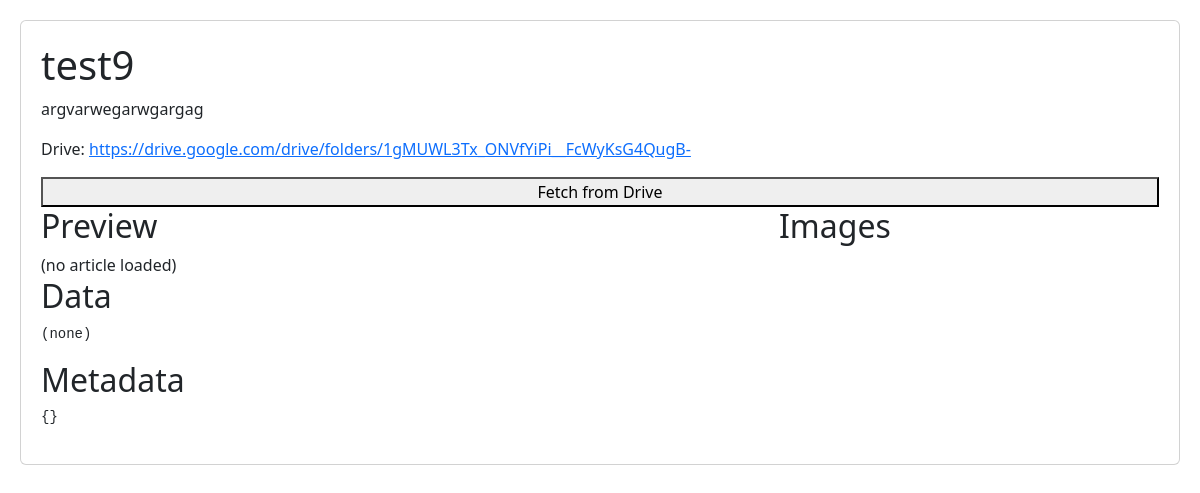
The app's page /packages/test9/ with its own data.
### packages/models.py (models this page shows, shortened)
class Package(models.Model):
    CATEGORY_PRIME = 'prime'
    CATEGORY_FLATPAGES = 'flatpages'
    CATEGORY_ALUMNI = 'alumni'
    CATEGORY_CHOICES = [
        (CATEGORY_PRIME, 'Prime'),
        (CATEGORY_FLATPAGES, 'Flatpages'),
        (CATEGORY_ALUMNI, 'Alumni'),
    ]
    slug = models.SlugField(max_length=255, unique=True, help_text='The article slug (e.g. sports.mbb.oregon)')
    description = models.TextField(blank=True)
    google_drive_url = models.URLField(blank=True, help_text="(Optional) Link to the Google Drive folder. We'll generate one if left blank.")
    google_drive_id = models.CharField(max_length=128, blank=True)
    publish_date = models.DateField(null=True, blank=True)
    last_fetched_date = models.DateTimeField(null=True, blank=True)
    category = models.CharField(max_length=32, choices=CATEGORY_CHOICES, default=CATEGORY_PRIME)
    created_at = models.DateTimeField(auto_now_add=True)
    cached_article_preview = models.TextField(blank=True, default='')
    images = models.JSONField(default=dict, blank=True)
    data = models.JSONField(default=dict, blank=True)
    processing = models.BooleanField(default=False)
    class Meta:
        ordering = ['-publish_date', 'slug']

### packages/package_views.py (the view)
# urls.py: path('packages/<slug:slug>/', package_views.package_detail, name='package_detail'),
def package_detail(request, slug):
    try:
        pkg = Package.objects.get(slug=slug)
    except Package.DoesNotExist:
        return HttpResponseNotFound('Package not found')
    """ This part below will persist the cached data for the template to use directly

    Send the cached data so the template can preload without extra fetches

    Also check the package_fetch function below to get the idea """
    initial_payload = {
        'slug': pkg.slug,
        'article': pkg.cached_article_preview or '',
        'aml_files': pkg.data or {},
        'data': pkg.data or {},
        'images': _format_images(pkg.images),
    }
    return render(request, 'packages/package_view.html', {
        'package': pkg,
        'initial_payload': initial_payload, # initial_payload will check for cached fields in the slug
    })

### packages/package_views.py (called while the page is built, shortened)
def _format_images(images_data):
    if not images_data:
        return []

### templates/packages/package_view.html (shortened to what this page needs)
{% extends "packages/base.html" %} {% block content %}
<h1>{{ package.slug }}</h1>
<p>{{ package.description }}</p>
<p>
  Drive:
  <a href="{{ package.google_drive_url }}" target="_blank"
    >{{ package.google_drive_url }}</a
  >
</p>
<button id="fetch-btn">Fetch from Drive</button>
<div style="display: flex; gap: 24px; align-items: flex-start">
  <div style="flex: 1 1 auto; min-width: 0">
    <h2>Preview</h2>
    <div id="article-container">(no article loaded)</div>
    <h2>Data</h2>
    <pre id="data-container" style="white-space: pre-wrap">(none)</pre>
    <h2>Metadata</h2>
    <pre id="meta-container">{}</pre>
  </div>
  <div style="width: 380px; max-width: 40%">
    <h2>Images</h2>
  </div>
</div>
{% endblock %}

### templates/packages/base.html (style rules this page uses)
body { margin: 20px; }

### records on screen
Package: slug "test9", description "argvarwegarwgargag", google_drive_url "https://drive.google.com/drive/folders/1gMUWL3Tx_ONVfYiPi__FcWyKsG4QugB-"
